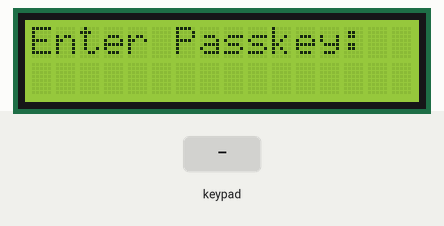
This sketch was run on a simulated Arduino Uno, built with avr-gcc and run on an emulated ATmega328P. Parts: 16×2 character LCD. The inputs (shaded band) are chosen by the test bench.

Above: at 1.2 s.
1.3 s: key '#' pressed
At 2.1 s:
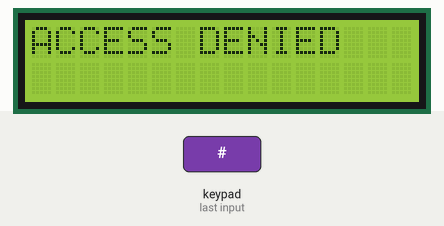
4.3 s: keypad keys 9 8 7 6 # pressed 0.4 s apart
At 5.61 s:
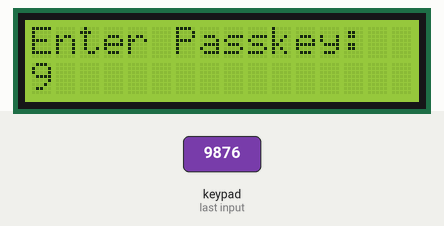
9.3 s: keypad keys 4 0 5 6 # pressed 0.4 s apart
At 12.2 s:
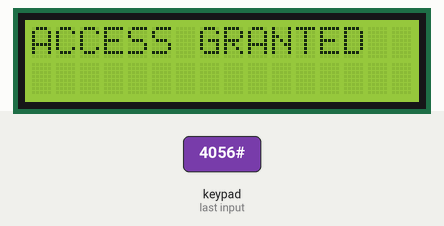
14.3 s: key 'A' pressed
At 17.3 s:
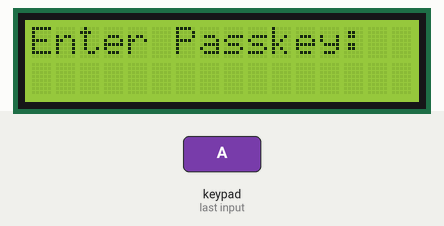
Timing chart, 0 to 18.3 s (numbered marks = the images above; inputs shaded):
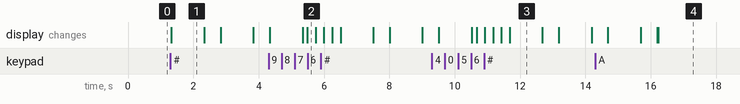

The sketch:

DIGITAL_LOCK.ino
```cpp
// library includes
#include <Keypad.h>
#include <LiquidCrystal.h>

const int PASS = 4056;

const byte ROWS = 4;
const byte COLS = 4;
char keys[ROWS][COLS] = {
  {'1','2','3', 'A'},
  {'4','5','6', 'B'},
  {'7','8','9', 'C'},
  {'*','0','#', 'D'}
};
byte rowPins[ROWS] = {13, 12, 11, 10};
byte colPins[COLS] = {9, 8, 7, 6};

Keypad keypad = Keypad( makeKeymap(keys), rowPins, colPins, ROWS, COLS );

const int rs=A0, en=A1, d4=5, d5=4, d6=3, d7=2;
LiquidCrystal lcd(rs, en, d4, d5, d6, d7);

void setup() {
  lcd.begin(16, 2);
  lcd.print("Enter Passkey:");
  lcd.setCursor(0, 1);

  Serial.begin(9600);
}

int counter=0, acc=0;

void loop() {
  char key = keypad.getKey();

  if (key == '*') {
    reset();
  } else if (key == '#') {
    if (acc == PASS) {
      flashMsg("ACCESS GRANTED", 3);

      lcd.setCursor(0, 0);
      lcd.print("ACCESS GRANTED");
      lcd.setCursor(0, 1);
      lcd.print("Press A to LOCK");
      while(key != 'A') { delay(5); key=keypad.getKey(); }
    } else {
      flashMsg("ACCESS DENIED", 2);
      lcd.setCursor(0, 0);
      if(acc<PASS) lcd.print("HIGHER");
      else lcd.print("LOWER");
      delay(1000);
    }
    reset();
  } else if (key >= '0' && key <= '9' && counter<4) {
    acc*=10;
    acc+=(key-'0');
    counter++;
    lcd.print(key);
  }

  delay(50);
}

void reset() {
  acc=0, counter=0;
  lcd.clear();
  lcd.setCursor(0, 0);
  lcd.print("Enter Passkey:");
  lcd.setCursor(0, 1);
}

void flashMsg(String msg, int n) {
  lcd.clear();
  for(int i = 0; i < n; i++) {
    lcd.setCursor(0, 0);
    lcd.print(msg);
    delay(1000);
    lcd.clear();
    delay(500);
  }
}
```

Measured:
- after the input at 1.3 s, the display: changes at once (image 1)
- after the input at 14.3 s, the display: first differs from a run without the input after 1.9 s (image 4)
- what the display in image 1 shows lasts 1.0 s, from 1.3 s to 2.3 s
